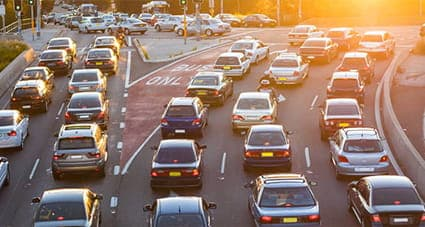
//> input picture tests/testclassifier/cars2.jpg, 425 x 227 px
$ ./testclassifier   (built with g++ and OpenCV 4)
//> lines starting //> are read from the running program, lines starting //| are printed output that depends on the picture; after the words box and inside, x2 and y2 are one past the last pixel; in counts of white or black regions, pixels touching at a corner belong together
#include <cstdlib>
#include <iostream>
#include <vector>

// OpenCV
#include <opencv2/opencv.hpp>

using namespace cv;
using namespace std;

int main(int argc, char* argv[])
{
  // Read the image in grayscale
  Mat image = imread("cars2.jpg", IMREAD_COLOR);
//> image is the input picture: 227 rows x 425 cols, CV_8UC3; mean B, G, R 107.5, 122.6, 149
  if( image.empty() )
  {
    cout << "Image empty!" <<  endl;
    return -1;
  }

  Mat gray;
  cvtColor(image, gray, COLOR_BGR2GRAY);
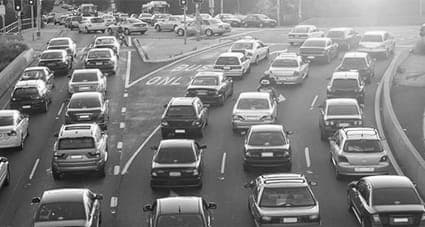
//> gray: 227 rows x 425 cols, CV_8UC1; min 2, max 255, mean 128.8

  // Load a classifier from its XML description
  CascadeClassifier classifier("haar_cars1.xml");

  Mat gaussian;
  // blur the image
  GaussianBlur(gray, gaussian, Size(5, 5), 0);
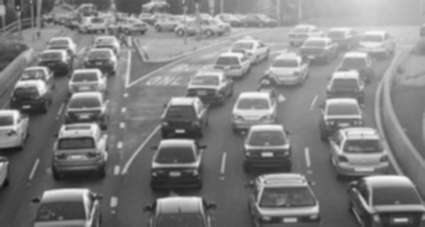
//> gaussian: 227 rows x 425 cols, CV_8UC1; min 19, max 249, mean 128.8

  Mat ones = Mat(3, 3, CV_8UC1, Scalar(1));
  Mat dilated;
  // dilate canny output to remove potential
  // holes between edge
  dilate( gaussian, dilated, ones );
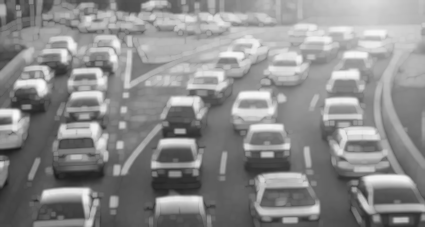
//> dilated: 227 rows x 425 cols, CV_8UC1; min 27, max 249, mean 140

  // get the desired kernel
  Mat kernel = getStructuringElement(MORPH_ELLIPSE, Size(2, 2));

  Mat output;
  // apply morphology transformation with the desired kernel
  morphologyEx(dilated, output, MORPH_CLOSE, kernel);
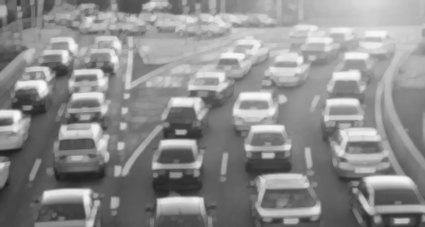
//> output: 227 rows x 425 cols, CV_8UC1; min 30, max 249, mean 140.4

  // Prepare a vector where the detected features will be stored
  vector<Rect> features;

  // Detect the features in the normalized, gray-scale version of the image
  classifier.detectMultiScale(output, features, 1.1, 2,
                              0 | CASCADE_SCALE_IMAGE, Size(50, 50));
//> features = 4 Rects (x, y, width, height): [51, 110, 54, 54], [332, 112, 59, 59], [147, 80, 62, 62], [312, 52, 67, 67]

  // Draw each feature as a separate green rectangle
  for (auto&& feature : features)
  {
    rectangle(image, feature, Scalar(0, 0, 255), 2, LINE_AA);
  }
//> this loop made 4 passes
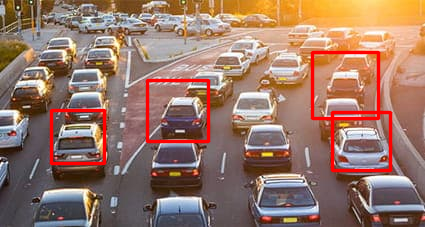
//> image: 227 rows x 425 cols, CV_8UC3; 4.85% of pixels changed, all inside (x1, y1, x2, y2) = (49, 50, 393, 173)

  const string windowName = "Cars Detection";
  namedWindow(windowName, WINDOW_AUTOSIZE);

  // Show the captured image and the detected features
  imshow(windowName, image);
  waitKey();

  return EXIT_SUCCESS;
}

$ run again, with tests/testclassifier/cars.png saved as tests/testclassifier/cars2.jpg
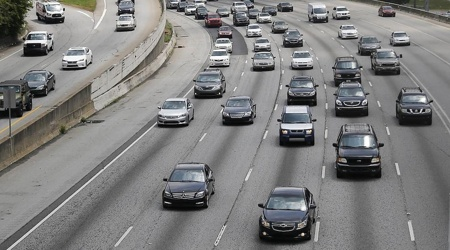
//> input picture tests/testclassifier/cars.png, 450 x 250 px
//> image is the input picture: 250 rows x 450 cols, CV_8UC3; mean B, G, R 126.5, 127, 127.1
//> `morphologyEx(dilated, output, MORPH_CLOSE, kernel);`:
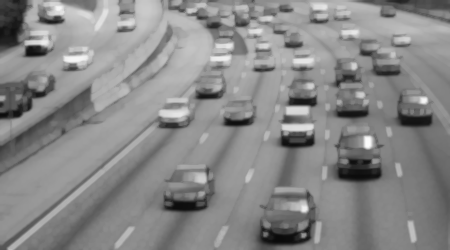
//> output: 250 rows x 450 cols, CV_8UC1; min 10, max 251, mean 136.2
//> features = 9 Rects (x, y, width, height), first 8: [233, 35, 54, 54], [206, 85, 58, 58], [145, 89, 55, 55], [381, 81, 63, 63], [266, 102, 64, 64], [151, 171, 60, 60], [320, 123, 80, 80], [257, 52, 78, 78]
//> the loop `for (auto&& feature : features)` made 9 passes
//> after the loop `for (auto&& feature : features)`:
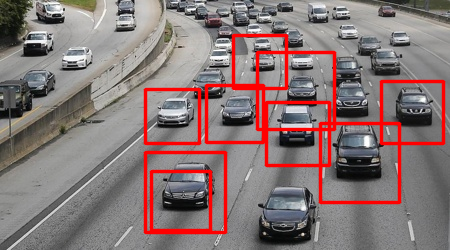
//> image: 250 rows x 450 cols, CV_8UC3; 9.74% of pixels changed, all inside (x1, y1, x2, y2) = (143, 33, 446, 235)
